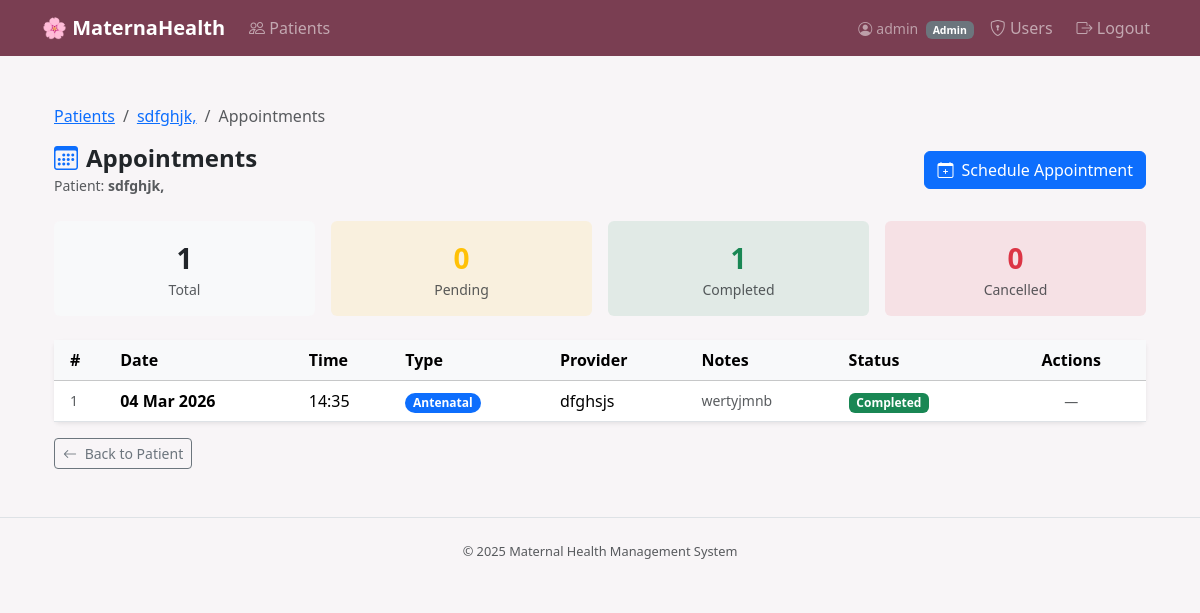
Page /patients/1/appointments (signed in) on the committed database.
### models/user.py (models this page shows, shortened)
class User(db.Model):
    __tablename__ = "users"
    id            = db.Column(db.Integer, primary_key=True)
    username      = db.Column(db.String(80), unique=True, nullable=False, index=True)
    password_hash = db.Column(db.String(256), nullable=False)
    role          = db.Column(db.String(20), nullable=False, default=Role.NURSE)
    is_active     = db.Column(db.Boolean, default=True, nullable=False)
    created_at    = db.Column(db.DateTime, default=datetime.utcnow)
    last_login    = db.Column(db.DateTime, nullable=True)
    @property
    def is_admin(self):  return self.role == Role.ADMIN

### models/patient.py (models this page shows, shortened)
class Patient(db.Model):
    __tablename__ = "patients"
    id            = db.Column(db.Integer, primary_key=True)
    full_name     = db.Column(db.String(120), nullable=False)
    date_of_birth = db.Column(db.Date, nullable=False)
    contact_info      = db.Column(db.String(255), nullable=True)
    blood_type        = db.Column(db.String(10), nullable=True)   # e.g. "A+", "O-"
    medical_history = db.Column(db.Text, nullable=True)
    allergies       = db.Column(db.Text, nullable=True)
    medications     = db.Column(db.Text, nullable=True)
    emergency_contact = db.Column(db.String(255), nullable=True)
    created_at = db.Column(
        db.DateTime,
        nullable=False,
        default=lambda: datetime.now(timezone.utc),
    )
    pregnancies  = db.relationship("Pregnancy",   backref="patient", lazy="dynamic", cascade="all, delete-orphan")
    vitals       = db.relationship("VitalSigns",  backref="patient", lazy="dynamic", cascade="all, delete-orphan")
    lab_results  = db.relationship("LabResult",   backref="patient", lazy="dynamic", cascade="all, delete-orphan")
    appointments = db.relationship("Appointment", backref="patient", lazy="dynamic", cascade="all, delete-orphan")

### models/appointments.py (models this page shows, shortened)
class Appointment(db.Model):
    __tablename__ = "appointments"
    id         = db.Column(db.Integer, primary_key=True)
    patient_id = db.Column(db.Integer, db.ForeignKey("patients.id"), nullable=False)
    appointment_date = db.Column(db.Date,    nullable=False)
    appointment_time = db.Column(db.Time,    nullable=True)
    type             = db.Column(db.String(100), nullable=True)
    provider_name    = db.Column(db.String(120), nullable=True)
    status           = db.Column(db.String(20),  nullable=False, default="Pending")
    notes            = db.Column(db.Text, nullable=True)
    created_at = db.Column(db.DateTime, default=datetime.utcnow)
    updated_at = db.Column(db.DateTime, default=datetime.utcnow, onupdate=datetime.utcnow)
    @property
    def status_badge(self):
        return {"Pending": "warning", "Completed": "success", "Cancelled": "danger"}.get(self.status, "secondary")

### routes/appointment_routes.py (the view)
@appointment_bp.route("/patients/<int:patient_id>/appointments")
@login_required
def list_appointments(patient_id):
    patient = _get_patient(patient_id)
    appointments = (Appointment.query
                    .filter_by(patient_id=patient_id)
                    .order_by(Appointment.appointment_date.desc(),
                              Appointment.appointment_time.desc())
                    .all())
    return render_template("appointments/list.html",
                           patient=patient, appointments=appointments)

### routes/appointment_routes.py (called while the page is built)
def _get_patient(patient_id):
    patient = Patient.query.get(patient_id)
    if not patient:
        abort(404)
    return patient

### routes/auth_routes.py (called while the page is built)
def get_current_user():
    user_id = session.get("user_id")
    if user_id is None:
        return None
    return db.session.get(User, user_id)

def login_required(f):
    @wraps(f)
    def decorated(*args, **kwargs):
        if not session.get("user_id"):
            flash("Please log in to access this page.", "warning")
            return redirect(url_for("auth.login", next=request.path))
        return f(*args, **kwargs)
    return decorated

@auth_bp.before_app_request
def load_logged_in_user():
    g.current_user = get_current_user()

### templates/appointments/list.html (shortened to what this page needs)
{% extends "base.html" %}
{% block content %}
<div class="container py-4">
  <nav aria-label="breadcrumb" class="mb-3">
    <ol class="breadcrumb">
      <li class="breadcrumb-item"><a href="{{ url_for('patients.list_patients') }}">Patients</a></li>
      <li class="breadcrumb-item">
        <a href="{{ url_for('patients.patient_detail', patient_id=patient.id) }}">{{ patient.full_name }}</a>
      </li>
      <li class="breadcrumb-item active">Appointments</li>
    </ol>
  </nav>
  <div class="d-flex justify-content-between align-items-center mb-4">
    <div>
      <h4 class="mb-0 fw-bold">
        <i class="bi bi-calendar3 text-primary me-2"></i>Appointments
      </h4>
      <small class="text-muted">Patient: <strong>{{ patient.full_name }}</strong></small>
    </div>
    <a href="{{ url_for('appointments.create_appointment', patient_id=patient.id) }}"
       class="btn btn-primary">
      <i class="bi bi-calendar-plus me-1"></i> Schedule Appointment
    </a>
  </div>
  {% set pending_count   = appointments | selectattr('status', 'eq', 'Pending')   | list | length %}
  {% set completed_count = appointments | selectattr('status', 'eq', 'Completed') | list | length %}
  {% set cancelled_count = appointments | selectattr('status', 'eq', 'Cancelled') | list | length %}
  <div class="row g-3 mb-4">
    <div class="col-6 col-md-3">
      <div class="card border-0 bg-light text-center py-3">
        <div class="fs-3 fw-bold text-dark">{{ appointments | length }}</div>
        <div class="small text-muted">Total</div>
      </div>
    </div>
    <div class="col-6 col-md-3">
      <div class="card border-0 bg-warning bg-opacity-10 text-center py-3">
        <div class="fs-3 fw-bold text-warning">{{ pending_count }}</div>
        <div class="small text-muted">Pending</div>
      </div>
    </div>
    <div class="col-6 col-md-3">
      <div class="card border-0 bg-success bg-opacity-10 text-center py-3">
        <div class="fs-3 fw-bold text-success">{{ completed_count }}</div>
        <div class="small text-muted">Completed</div>
      </div>
    </div>
    <div class="col-6 col-md-3">
      <div class="card border-0 bg-danger bg-opacity-10 text-center py-3">
        <div class="fs-3 fw-bold text-danger">{{ cancelled_count }}</div>
        <div class="small text-muted">Cancelled</div>
      </div>
    </div>
  </div>
  {% if appointments %}
  <div class="card border-0 shadow-sm">
    <div class="table-responsive">
      <table class="table table-hover align-middle mb-0">
        <thead class="table-light">
          <tr>
            <th class="ps-3">#</th>
            <th>Date</th>
            <th>Time</th>
            <th>Type</th>
            <th>Provider</th>
            <th>Notes</th>
            <th>Status</th>
            <th class="text-center pe-3">Actions</th>
          </tr>
        </thead>
        <tbody>
          {% for appt in appointments %}
          <tr>
            <td class="ps-3 text-muted small">{{ loop.index }}</td>
            <td>
              <span class="fw-semibold">
                {{ appt.appointment_date.strftime('%d %b %Y') }}
              </span>
            </td>
            <td>{{ appt.appointment_time.strftime('%H:%M') }}</td>
            <td>
              {% set type_colours = {
                'Antenatal':  'primary',
                'Checkup':    'info',
                'Emergency':  'danger',
                'Postnatal':  'purple',
                'Ultrasound': 'teal'
              } %}
              <span class="badge rounded-pill bg-{{ type_colours.get(appt.type, 'secondary') }} bg-opacity-85">
                {{ appt.type }}
              </span>
            </td>
            <td>{{ appt.provider_name }}</td>
            <td class="text-muted small" style="max-width:160px;">
              {% if appt.notes %}
                <span title="{{ appt.notes }}">
                  {{ appt.notes | truncate(40) }}
                </span>
              {% else %}
                <span class="text-muted">—</span>
              {% endif %}
            </td>
            <td>
              <span class="badge bg-{{ appt.status_badge }}">{{ appt.status }}</span>
            </td>
            <td class="text-center pe-3">
              {% if appt.status == 'Pending' %}
                <form method="POST"
                      action="{{ url_for('appointments.update_status', appointment_id=appt.id) }}"
                      class="d-inline">
                  <input type="hidden" name="status" value="Completed">
                  <button type="submit"
                          class="btn btn-sm btn-outline-success"
                          title="Mark Completed"
                          onclick="return confirm('Mark this appointment as Completed?')">
                    <i class="bi bi-check-circle"></i>
                  </button>
                </form>
                <form method="POST"
                      action="{{ url_for('appointments.update_status', appointment_id=appt.id) }}"
                      class="d-inline ms-1">
                  <input type="hidden" name="status" value="Cancelled">
                  <button type="submit"
                          class="btn btn-sm btn-outline-danger"
                          title="Cancel Appointment"
                          onclick="return confirm('Cancel this appointment?')">
                    <i class="bi bi-x-circle"></i>
                  </button>
                </form>
              {% else %}
                <span class="text-muted small">—</span>
              {% endif %}
            </td>
          </tr>
          {% endfor %}
        </tbody>
      </table>
    </div>
  </div>
  {% endif %}
  <div class="mt-3">
    <a href="{{ url_for('patients.patient_detail', patient_id=patient.id) }}"
       class="btn btn-outline-secondary btn-sm">
      <i class="bi bi-arrow-left me-1"></i> Back to Patient
    </a>
  </div>
</div>
{% endblock %}

### templates/base.html (shortened to what this page needs)
<!DOCTYPE html>
<html lang="en">
<head>
  <link href="https://cdn.jsdelivr.net/npm/bootstrap@5.3.3/dist/css/bootstrap.min.css" rel="stylesheet" />
  <link href="https://cdn.jsdelivr.net/npm/bootstrap-icons@1.11.3/font/bootstrap-icons.min.css" rel="stylesheet" />
</head>
<body>
  {% if g.current_user %}
  <nav class="navbar navbar-expand-md navbar-dark" style="background-color:#7a3e52;">
    <div class="container">
      <a class="navbar-brand" href="{{ url_for('patients.list_patients') }}">🌸 MaternaHealth</a>
      <div class="collapse navbar-collapse" id="mainNav">
        <ul class="navbar-nav me-auto">
          <li class="nav-item">
            <a class="nav-link {% if request.blueprint == 'patients' %}active{% endif %}"
               href="{{ url_for('patients.list_patients') }}">
              <i class="bi bi-people"></i> Patients
            </a>
          </li>
        </ul>
        <ul class="navbar-nav ms-auto align-items-center gap-2">
          <li class="nav-item">
            <span class="navbar-text text-white-50 small">
              <i class="bi bi-person-circle me-1"></i>{{ g.current_user.username }}
              <span class="badge bg-secondary ms-1">{{ g.current_user.role }}</span>
            </span>
          </li>
          {% if g.current_user.is_admin %}
          <li class="nav-item">
            <a class="nav-link" href="{{ url_for('auth.user_list') }}">
              <i class="bi bi-shield-lock"></i> Users
            </a>
          </li>
          {% endif %}
          <li class="nav-item">
            <a class="nav-link" href="{{ url_for('auth.logout') }}">
              <i class="bi bi-box-arrow-right"></i> Logout
            </a>
          </li>
        </ul>
      </div>
    </div>
  </nav>
  {% endif %}
  <main class="container my-4">
    {% block content %}{% endblock %}
  </main>
  <footer class="text-center py-4 border-top mt-auto">
    <p class="mb-0 text-muted" style="font-size:.8rem;">© 2025 Maternal Health Management System</p>
  </footer>
</body>
</html>

### templates/base.html (style rules this page uses)
body { background-color: #f8f5f7; }
.navbar-brand { font-weight: 700; }

### rows in the picture
User: current_user.username "admin", current_user.role "Admin"
Patient: full_name "sdfghjk,"
Appointment: appointment_date "04 Mar 2026", appointment_time "14:35", type "Antenatal", provider_name "dfghsjs", notes "wertyjmnb", status "Completed"

### other values in the picture
{{ appointments | length }} "1"
{{ pending_count }} "0"
{{ completed_count }} "1"
{{ cancelled_count }} "0"
